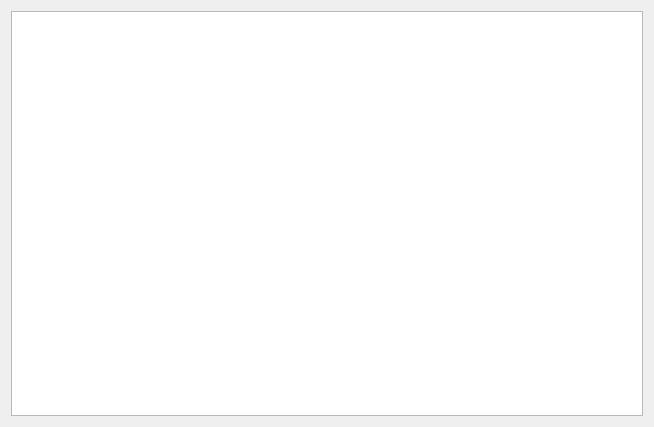
<?xml version="1.0" encoding="UTF-8"?>
<ui version="4.0">
 <class>Dialog</class>
 <widget class="QDialog" name="Dialog">
  <property name="geometry">
   <rect>
    <x>0</x>
    <y>0</y>
    <width>654</width>
    <height>427</height>
   </rect>
  </property>
  <property name="windowTitle">
   <string>Kiểm tra hệ tọa độ/ Print Coordinate Systems</string>
  </property>
  <layout class="QVBoxLayout" name="verticalLayout_2">
   <item>
    <layout class="QVBoxLayout" name="verticalLayout">
     <item>
      <widget class="QTableWidget" name="tableWidget">
       <property name="editTriggers">
        <set>QAbstractItemView::NoEditTriggers</set>
       </property>
       <property name="sortingEnabled">
        <bool>true</bool>
       </property>
      </widget>
     </item>
    </layout>
   </item>
  </layout>
 </widget>
 <resources/>
 <connections/>
</ui>
